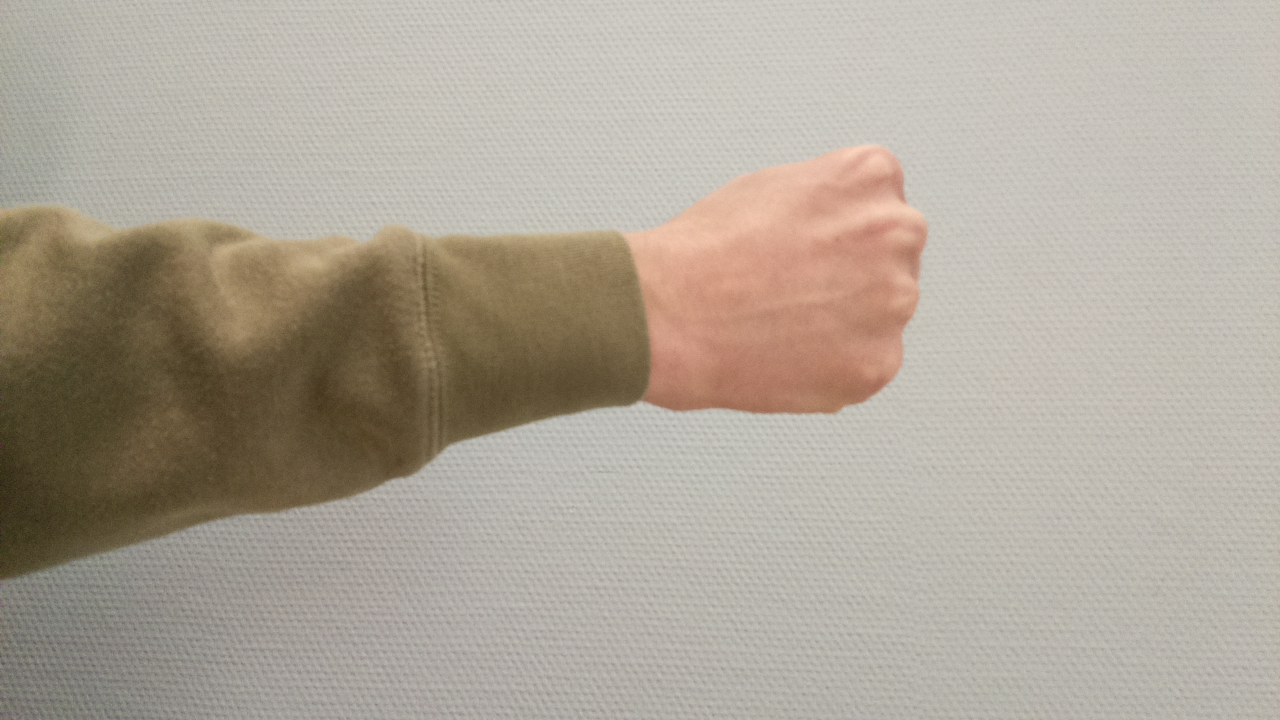
#> input picture blok2/v1/data/test_img.jpg, 1280 x 720 px; its folder holds only this picture in this run
$ python -i augmentation.py   (imports and definitions only)
#> lines starting #> are read from the running program, lines starting #| are printed output that depends on the picture
#> further down, picture is the input picture: shape (720, 1280, 3); mean B, G, R 152.1, 165.3, 173.8
# import libraries
import cv2
import numpy as np
import os
import glob
import random
import matplotlib.pyplot as plt
import time  # for timing

# scale the images (this need to change to a function that keeps the same resolution as before)


# [321 lines left out: functions stretch_img_random, shear_img_random, zoom_image_random, flip_image_random, rotate_image_random, translate_image_random, not called in this run]

# higher contrast


def higher_contrast_random(img):
    '''
        function that highers the contrast of the image randomly
        input: image (Mat object)
        output: contrast highered image (Mat object)
    '''
    # convert to LAB
    LAB = cv2.cvtColor(img, cv2.COLOR_BGR2LAB)
#> LAB: shape (720, 1280, 3); mean of channels 0, 1, 2 173.3, 129.1, 136.3
    # split the channels
    L, A, B = cv2.split(LAB)
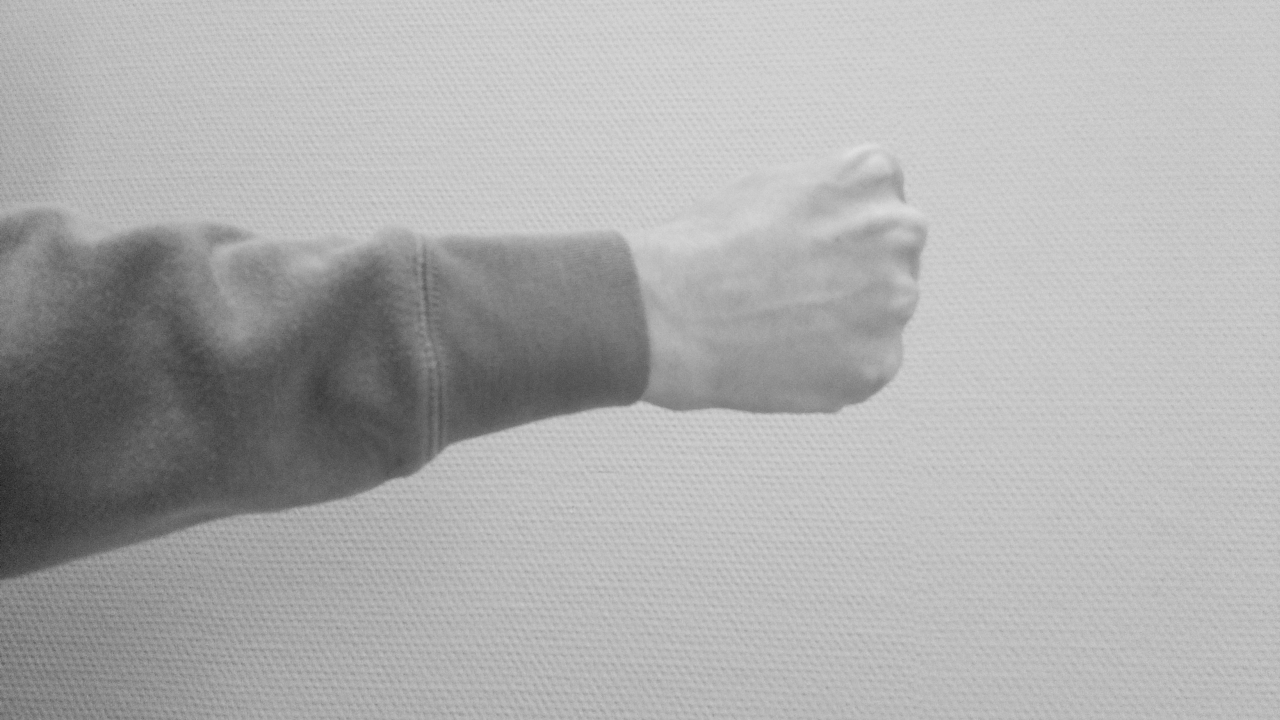
#> L: shape (720, 1280); min 31, max 224, mean 173.3
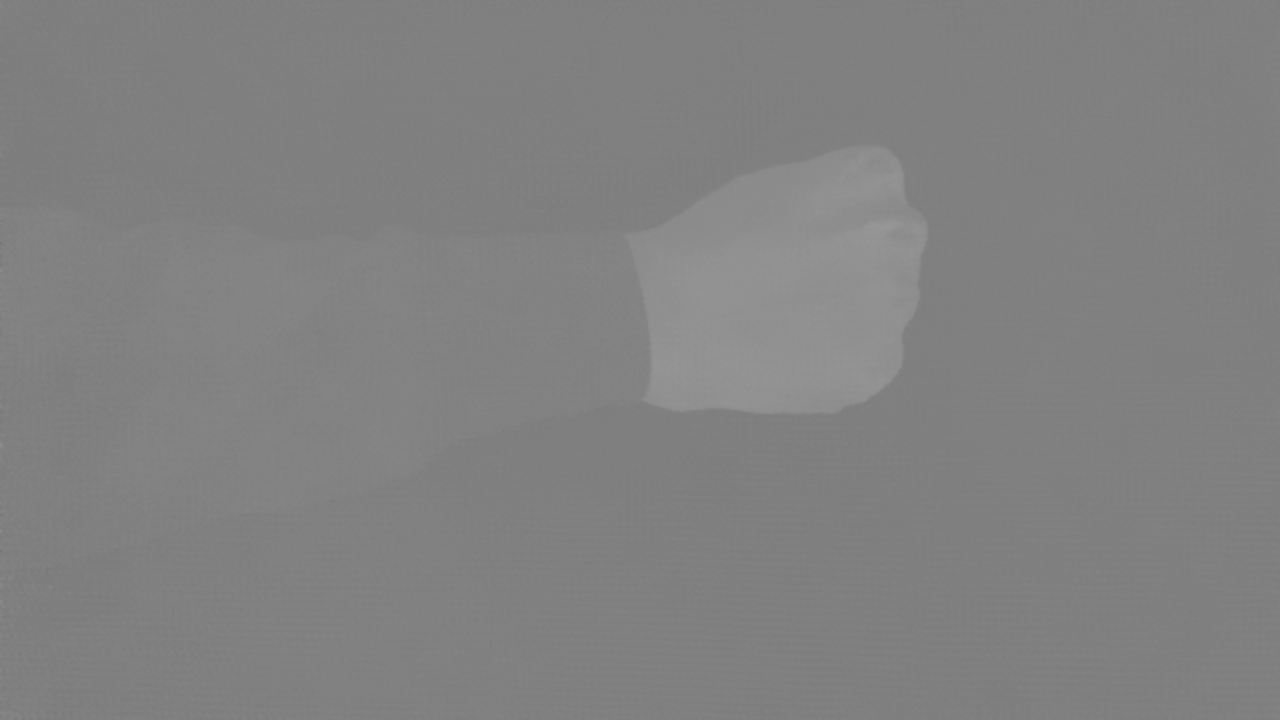
#> A: shape (720, 1280); min 118, max 151, mean 129.1
    # create random float contrast
    contrast = random.uniform(0.0, 1.8)
    # apply CLAHE
    clahe = cv2.createCLAHE(clipLimit=contrast, tileGridSize=(8, 8))
    cl = clahe.apply(L)
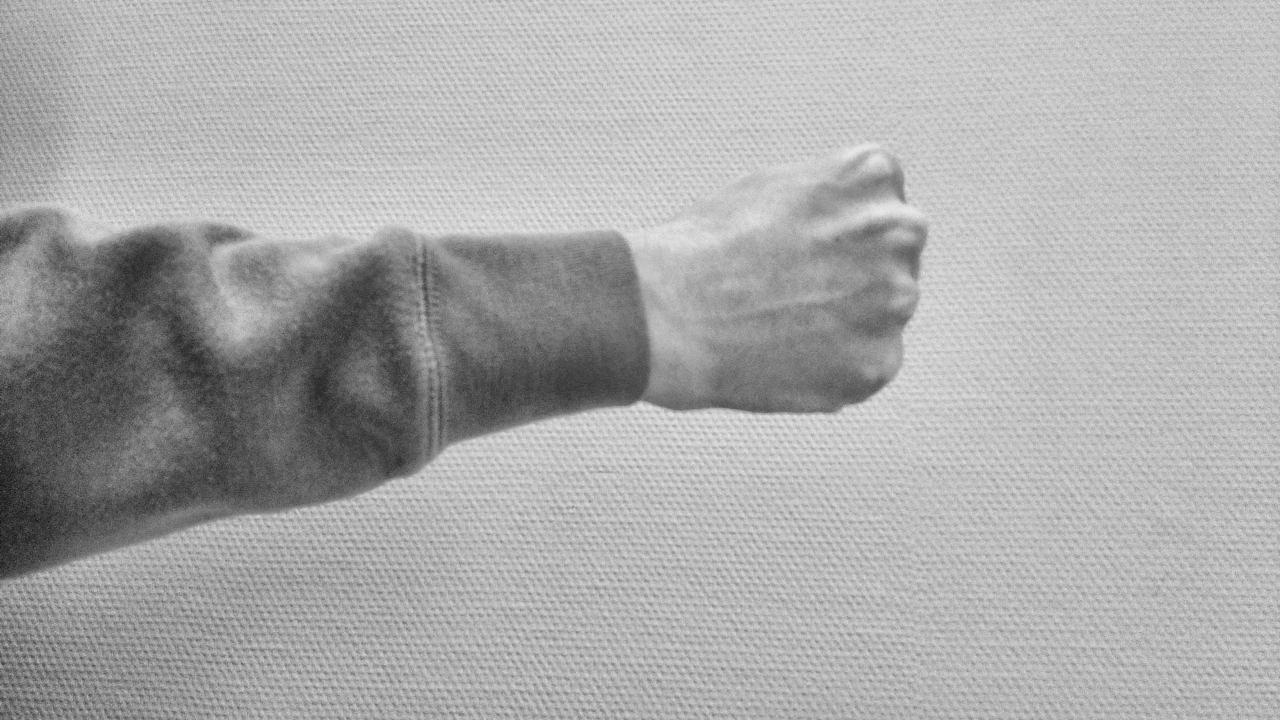
#> cl: shape (720, 1280); min 21, max 232, mean 169.7
    # merge the channels
    Limg = cv2.merge((cl, A, B))
#> Limg: shape (720, 1280, 3); mean of channels 0, 1, 2 169.7, 129.1, 136.3
    # convert back to BGR
    output = cv2.cvtColor(Limg, cv2.COLOR_LAB2BGR)
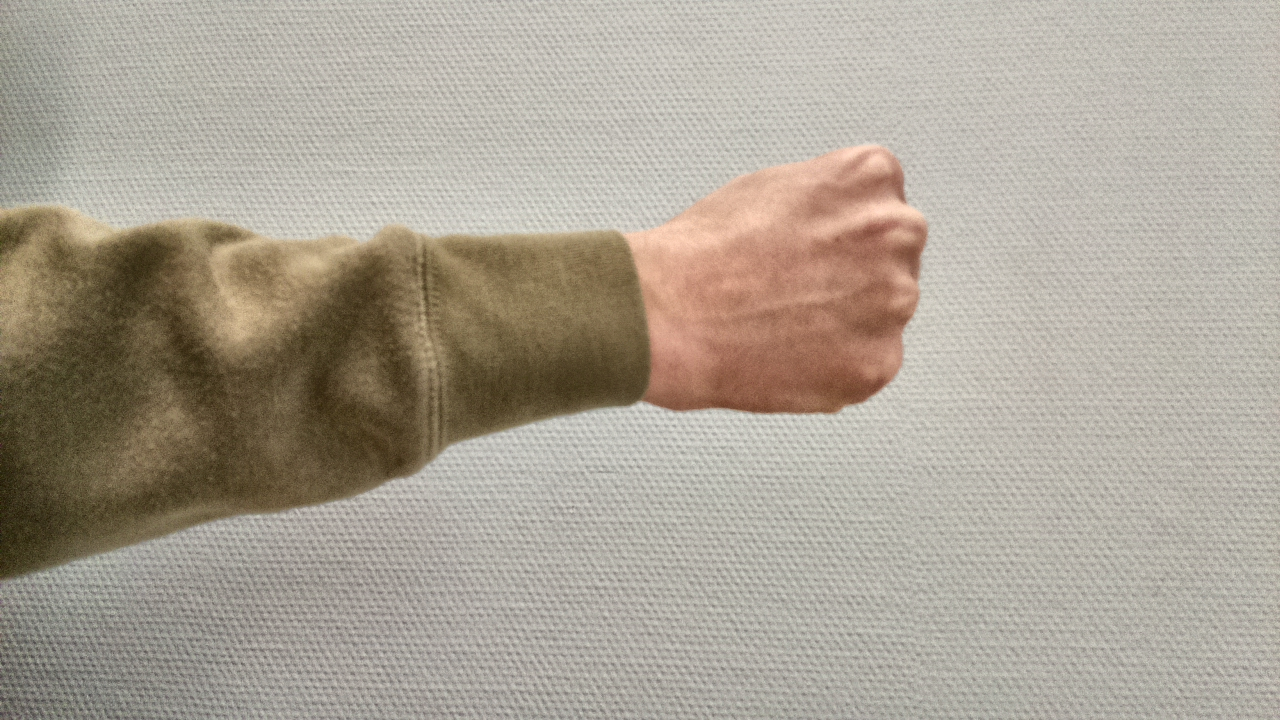
#> output: shape (720, 1280, 3); mean B, G, R 148.5, 161.7, 170.2
    return output

# change brightness


# [78 lines left out: functions change_brightness_random, rotate_hsv_random, canny_edge, add_noise_random, not called in this run]


# [13 lines of commented-out code are left out]


root_dir = os.path.join("blok2", "conveyerAcquisition", "datasets")
bag_dir = os.path.join(root_dir, "bag")
bottle_dir = os.path.join(root_dir, "bottle")
bottlecap_dir = os.path.join(root_dir, "bottlecap")
fork_dir = os.path.join(root_dir, "fork")
knife_dir = os.path.join(root_dir, "knife")
pen_dir = os.path.join(root_dir, "pen")
spoon_dir = os.path.join(root_dir, "spoon")
styrofoam_dir = os.path.join(root_dir, "styrofoam")


# [32 lines left out: function augment_images, not called in this run]

>>> import cv2
>>> picture = cv2.imread('data/test_img.jpg')
>>> result = higher_contrast_random(picture)
